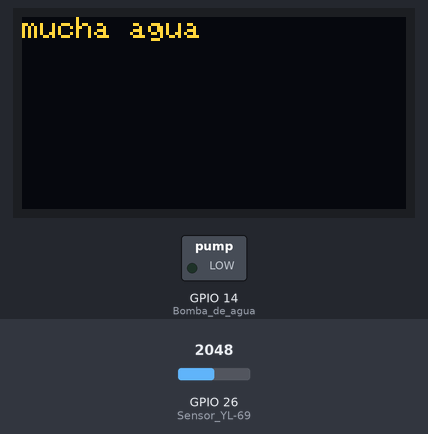
Recording of a program running on a simulated ESP32. Shown: 128×64 one-colour display, switched loads named in the program (green lamp = pin HIGH). The test bench sets the inputs (shaded band); at power-on: GPIO 26 (Sensor_YL-69) = 2048. The OLED is the two-colour kind (top 16 rows yellow); what the program prints to the serial monitor is not drawn.

Above: at 5.2 s.
5.3 s: GPIO 26 (Sensor_YL-69) set to 2813
10.1 s: GPIO 26 (Sensor_YL-69) set to 2931
At 13.0 s:
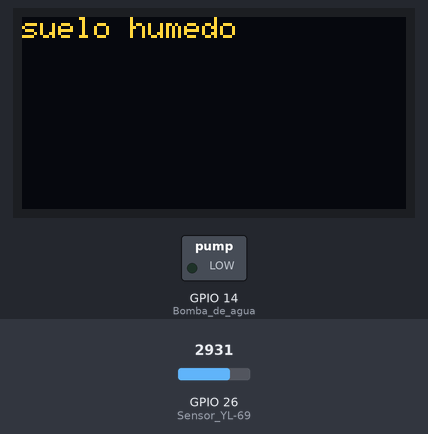
14.9 s: GPIO 26 (Sensor_YL-69) set to 3207
19.7 s: GPIO 26 (Sensor_YL-69) set to 3312
At 21.0 s:
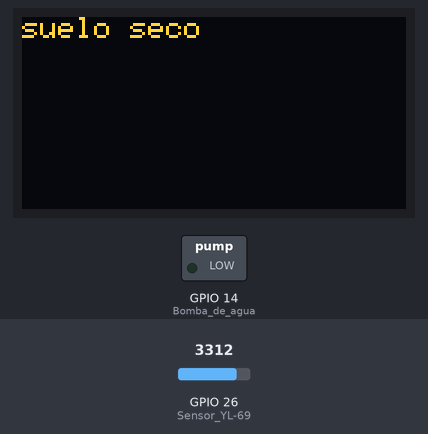
24.5 s: GPIO 26 (Sensor_YL-69) set to 4049
29.4 s: GPIO 26 (Sensor_YL-69) set to 4095
At 33.0 s:
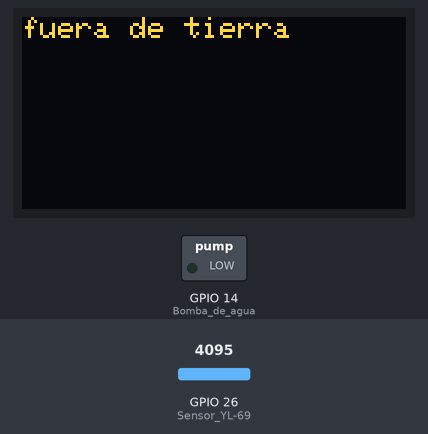
Timing chart, 0 to 34.5 s (numbered marks = the images above; inputs shaded):
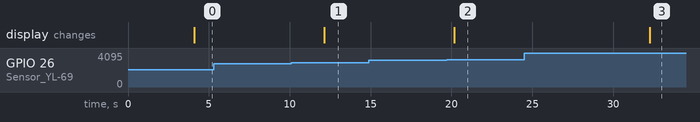

Measured:
- the behaviour switches between 2866 and 2867 on GPIO 26 (Sensor_YL-69) (found by bisection; images 0 and 1)
- the behaviour switches between 3275 and 3276 on GPIO 26 (Sensor_YL-69) (found by bisection; images 1 and 2)
- the behaviour switches between 4094 and 4095 on GPIO 26 (Sensor_YL-69) (found by bisection; images 2 and 3)
- after the input at 5.3 s, every drawn part: stays the same
- after the input at 10.1 s, the display: changes after 2.0 s (image 1)
- after the input at 14.9 s, every drawn part: stays the same
- after the input at 19.7 s, the display: changes after 0.48 s (image 2)
- after the input at 24.5 s, every drawn part: stays the same
- after the input at 29.4 s, the display: changes after 2.9 s (image 3)

The program:

main.cpp
```cpp
#include <Arduino.h>
#include "sensor_humedad.h"  // Incluir el archivo de encabezado del sensor

// Definir el pin analógico donde está conectado el sensor YL-69
#define PIN_SENSOR_HUMEDAD 34

// Crear una instancia del sensor
Sensor_YL69 sensorHumedad(PIN_SENSOR_HUMEDAD);

// Definición de variables para el timer y la bomba de agua
unsigned long tiempoTarea1 = 0;
const unsigned long intervaloTarea1 = 1000;
int sensorYL69 = 0;
int tiempoS = 0;
int tiempoB = 0;
int validar = 0;

// Pantalla OLED
#include <SPI.h>
#include <Wire.h>
#include <Adafruit_GFX.h>
#include <Adafruit_SSD1306.h>

String infoYL69 = ""; // Variable que se muestra en la pantalla

#define SCREEN_WIDTH 128 // Ancho de la pantalla
#define SCREEN_HEIGHT 64 // Alto de la pantalla
#define OLED_RESET -1
#define SCREEN_ADDRESS 0x3C
Adafruit_SSD1306 display(SCREEN_WIDTH, SCREEN_HEIGHT, &Wire, OLED_RESET);

void setup() {
    // Configuración del sensor de humedad
    Serial.begin(115200);
    sensorHumedad.begin();

    // Configuración de pines
    pinMode(14, OUTPUT); // Bomba de agua (rele)
    pinMode(26, INPUT);  // Sensor YL-69

    // Inicialización de la pantalla OLED
    if (!display.begin(SSD1306_SWITCHCAPVCC, SCREEN_ADDRESS)) {
        Serial.println(F("SSD1306 Error de la pantalla"));
        for (;;);
    }

    display.clearDisplay();
    display.setTextSize(1);
    display.setTextColor(SSD1306_WHITE);
    display.setCursor(0, 0);
    display.println("Mi primera chamba");
    display.display();
    delay(4000);
    display.clearDisplay();
}

void loop() {
    unsigned long tiempoActual = millis();

    // Tarea 1 - Control del sensor y la bomba de agua
    if (tiempoActual - tiempoTarea1 >= intervaloTarea1) {
        sensorYL69 = analogRead(26);
        sensorYL69 = map(sensorYL69, 0, 4095, 0, 100);

        if (sensorYL69 >= 100) {
            Serial.println("fuera de tierra");
            infoYL69 = "fuera de tierra";
            tiempoS = 0;
        } else if (sensorYL69 <= 99 && sensorYL69 >= 80) {
            Serial.println("suelo seco");
            infoYL69 = "suelo seco";
            tiempoS++;
            if (tiempoS >= 10) {
                validar = 1;
            }
        } else if (sensorYL69 >= 70 && sensorYL69 < 80) {
            Serial.println("suelo humedo");
            infoYL69 = "suelo humedo";
            tiempoS = 0;
        } else if (sensorYL69 < 70) {
            Serial.println("mucha agua");
            infoYL69 = "mucha agua";
            tiempoS = 0;
        }

        // Control de la bomba de agua
        if (validar == 1) {
            tiempoB++;
            if (tiempoB <= 5) {
                digitalWrite(14, HIGH);
            } else {
                digitalWrite(14, LOW);
                validar = 0;
                tiempoB = 0;
                tiempoS = 0;
            }
        }

        Serial.println(sensorYL69);
        tiempoTarea1 = tiempoActual;

        // Actualización de la pantalla OLED
        display.clearDisplay();
        display.setTextSize(1);
        display.setTextColor(SSD1306_WHITE);
        display.setCursor(0, 0);
        display.println(infoYL69);
        display.display();
        delay(4000);
        display.clearDisplay();
    }
}
```
